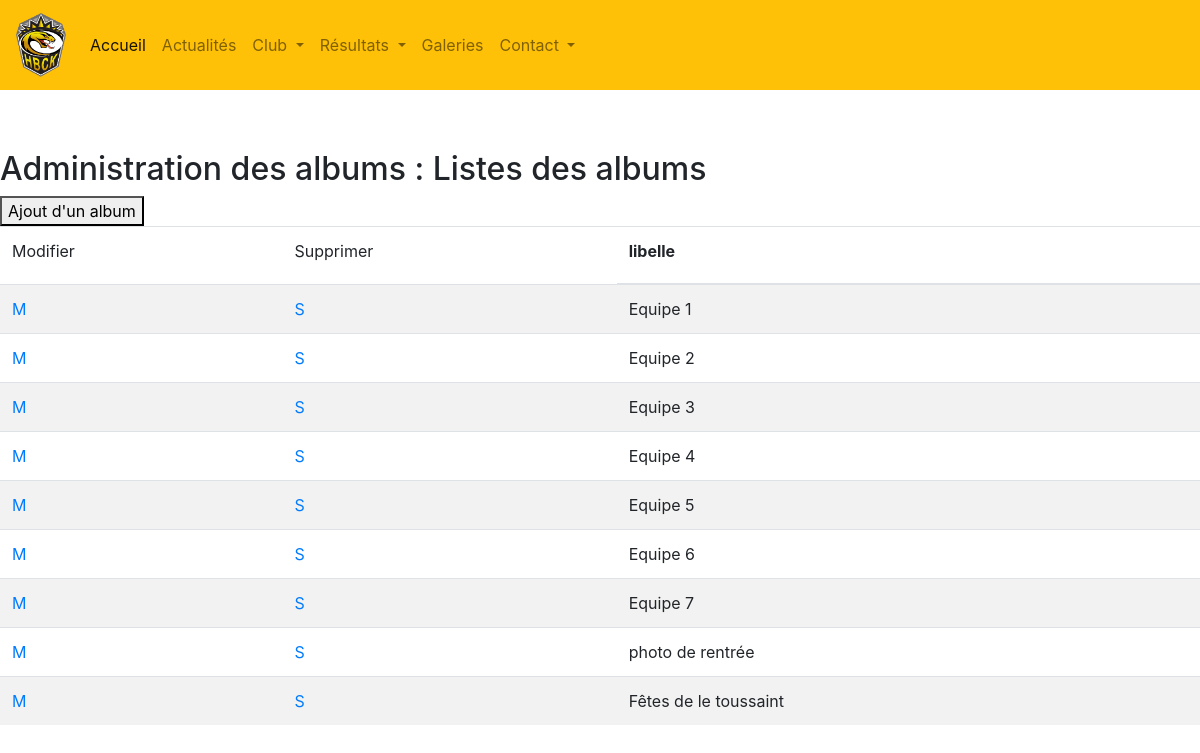
Page /src/body/album-liste.php on the committed database.
### tables this page shows
CREATE TABLE `album` (
  `alb_id` int(11) NOT NULL,
  `alb_libelle` varchar(50) NOT NULL,
  `alb_created_at` datetime DEFAULT NULL,
  `alb_updated_at` datetime DEFAULT NULL,
  `alb_deleted_at` datetime DEFAULT NULL
);

### src/class/AlbumBase.php (called while the page is built, shortened)
<?php
class AlbumBase
{
    public function getAlbumActifs($db){
        $sql_alb_ac = "SELECT * FROM `album` WHERE alb_deleted_at is null ";
        $rs_alb_ac = $db->query($sql_alb_ac);
        return $rs_alb_ac;
    }
}

### src/body/album-liste.php (the view, shortened to what this page needs)
<?php
require_once '../class/AlbumBase.php';
$o_pdo = new Database();
$o_conn = $o_pdo->makeConnect();
$o_alb = new AlbumBase();
$albums = $o_alb->getAlbumActifs($o_conn);
$alb = $albums->fetchall();
include('../includes/head.php');
include('../includes/header.php');
?>
    <link rel="stylesheet" href="https://stackpath.bootstrapcdn.com/bootstrap/4.4.1/css/bootstrap.min.css">
    <h2>Administration des albums : Listes des albums</h2>
    <a href="album-details.php?mode=ajout">
        <button type="submit">Ajout d'un album</button>
    </a>
    <table class="table table-striped">
        <thead>
        <tr>
            <td>Modifier</td>
            <td>Supprimer</td>
            <th><label for="prenom">libelle</label></th>
        </tr>
        </thead>
        <tbody>
        <?php foreach ($alb as $a){ ?>
            <tr>
                <td><a href="album-details.php?mode=modif&id_alb=<?php echo $a['alb_id']?>">M</a></td>
                <td><a href="../traitements/album-suppression.php?&id_alb=<?php echo $a['alb_id']?>">S</td>
                <td><?php echo $a["alb_libelle"] ?></td>
            </tr>
        <?php } ?>
        </tbody>
    </table>

### rows in the picture
album: alb_libelle "Equipe 1"
album: alb_libelle "Equipe 2"
album: alb_libelle "Equipe 3"
album: alb_libelle "Equipe 4"
album: alb_libelle "Equipe 5"
album: alb_libelle "Equipe 6"
album: alb_libelle "Equipe 7"
album: alb_libelle "photo de rentrée"
album: alb_libelle "Fêtes de le toussaint"
